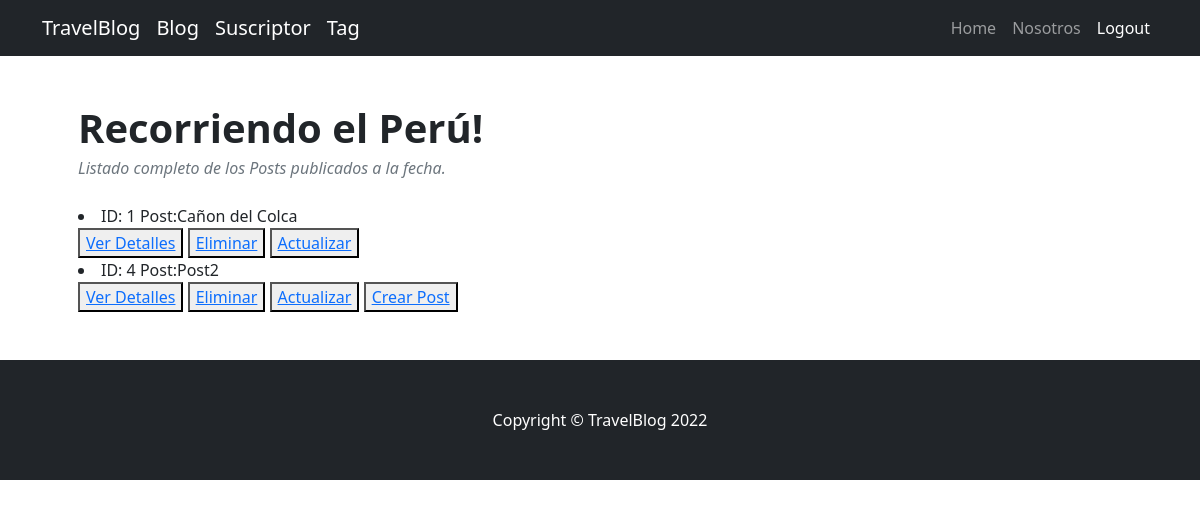
The page /list_post/ (signed in) on the database as committed earlier.
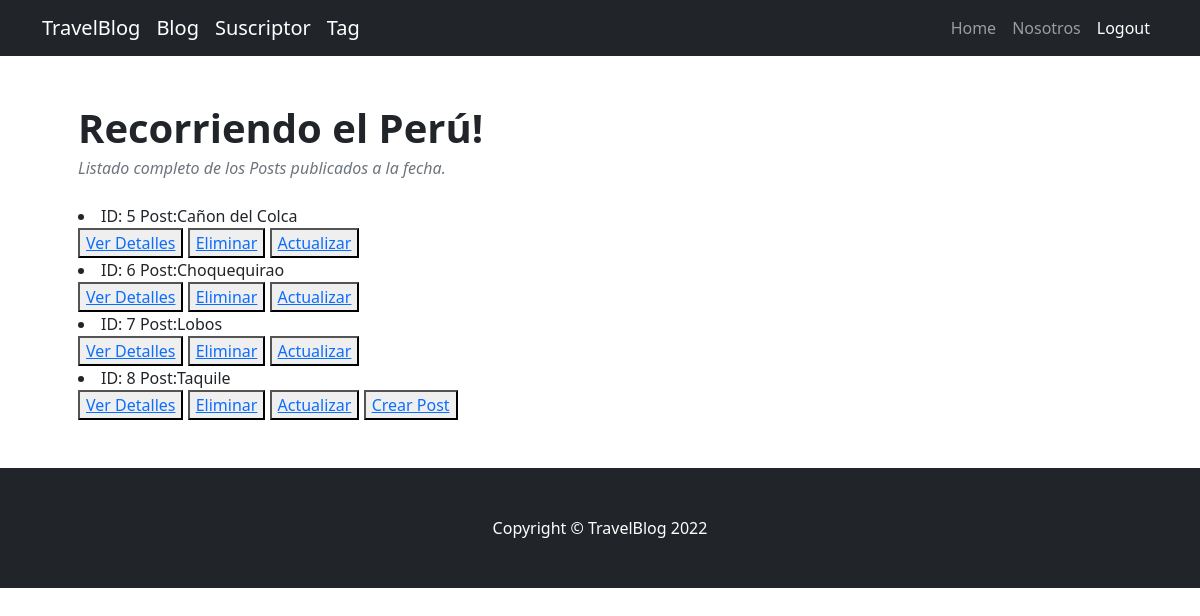
The same page on the database as committed later.
### AppBlog/models.py (models this page shows, shortened)
class Post(models.Model):
    id_post = models.AutoField(primary_key=True)
    nombre = models.CharField(max_length=50)
    sub_titulo = models.CharField(max_length=50)
    fecha_publicacion = models.DateField()
    img = models.CharField(max_length=100)
    descripcion = models.CharField(max_length=100)
    class Meta:
        verbose_name = 'Post'
        verbose_name_plural = 'Posts'
        ordering = ['id_post']

### AppBlog/views.py (the view)
# urls.py: path('list_post/', PostListView.as_view(), name='Post_ListView'),
class PostListView(LoginRequiredMixin,ListView):
    model = Post
    template_name = 'AppBlog/post_list.html'

### AppBlog/templates/AppBlog/post_list.html
{% extends 'base.html' %}
{% load static %}
{% block codigoDinamico %}
<div class="container px-5 my-5">
    <header class="mb-4">
        <h1 class="fw-bolder mb-1">Recorriendo el Perú!</h1>
        <div class="text-muted fst-italic mb-2">Listado completo de los Posts publicados a la fecha.</div>
    </header>
    {% for post in object_list %}
        <li>ID: {{post.id_post}}  Post:{{post.nombre}} </li>
        <button>
            <a href="{% url 'Post_DetailView' post.id_post %}">Ver Detalles</a>
        </button>
        <button>
            <a href="{% url 'Post_DeleteView' post.id_post %}">Eliminar</a>
        </button>
        <button>
            <a href="{% url 'Post_UpdateView' post.id_post %}">Actualizar</a>
        </button>
    {% endfor %}
        <button>
            <a href="{% url 'Post_CreateView' %}">Crear Post</a>
        </button>
</div>
{%endblock%}

Rows that differ between the two databases and show on the page:
removed Post: id_post "1", nombre "Cañon del Colca"
removed Post: id_post "4", nombre "Post2"
added Post: id_post "5", nombre "Cañon del Colca"
added Post: id_post "6", nombre "Choquequirao"
added Post: id_post "7", nombre "Lobos"
added Post: id_post "8", nombre "Taquile"
